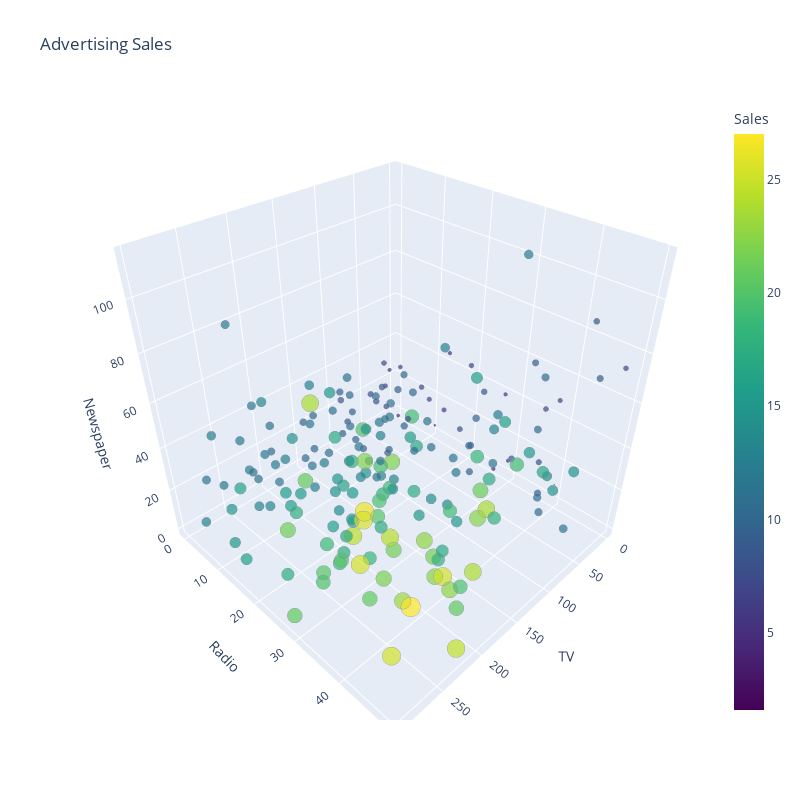

This figure's notebook cell:
### Markdown cell above
# 3D 圖

### Code cell
fig = go.Figure(data=go.Scatter3d(
    x=df_adv.TV,
    y=df_adv.Radio,
    z=df_adv.Newspaper,
    text=df_adv.Sales,
    mode='markers',
    marker=dict(
        sizemode='diameter',
        sizeref=2,
        size=df_adv.Sales,
        color = df_adv.Sales, # dot color
        colorscale = 'Viridis',
        colorbar_title = 'Sales',
        line_color='rgb(140, 140, 170)'
    )
))

fig.update_layout(height=800, width=800,
    scene=dict(
        xaxis_title='TV',
        yaxis_title='Radio',
        zaxis_title='Newspaper'
    ),
    title='Advertising Sales'
)

fig.show()

### Figure 1 — Plotly figure (JSON) as saved in the notebook; plotly's stock layout.template omitted (floating-point values rounded to 4 significant figures; data arrays with more than 128 entries replaced by an {"elided": "..."} marker saying what was removed)
{"data": [{"marker": {"color": {"elided": "200 float values"}, "colorbar": {"title": {"text": "Sales"}}, "colorscale": [[0, "#440154"], [0.1111, "#482878"], [0.2222, "#3e4989"], [0.3333, "#31688e"], [0.4444, "#26828e"], [0.5556, "#1f9e89"], [0.6667, "#35b779"], [0.7778, "#6ece58"], [0.8889, "#b5de2b"], [1, "#fde725"]], "line": {"color": "rgb(140, 140, 170)"}, "size": {"elided": "200 float values"}, "sizemode": "diameter", "sizeref": 2}, "mode": "markers", "text": {"elided": "200 float values"}, "type": "scatter3d", "x": {"elided": "200 float values"}, "y": {"elided": "200 float values"}, "z": {"elided": "200 float values"}}], "layout": {"height": 800, "scene": {"xaxis": {"title": {"text": "TV"}}, "yaxis": {"title": {"text": "Radio"}}, "zaxis": {"title": {"text": "Newspaper"}}}, "title": {"text": "Advertising Sales"}, "width": 800}}
